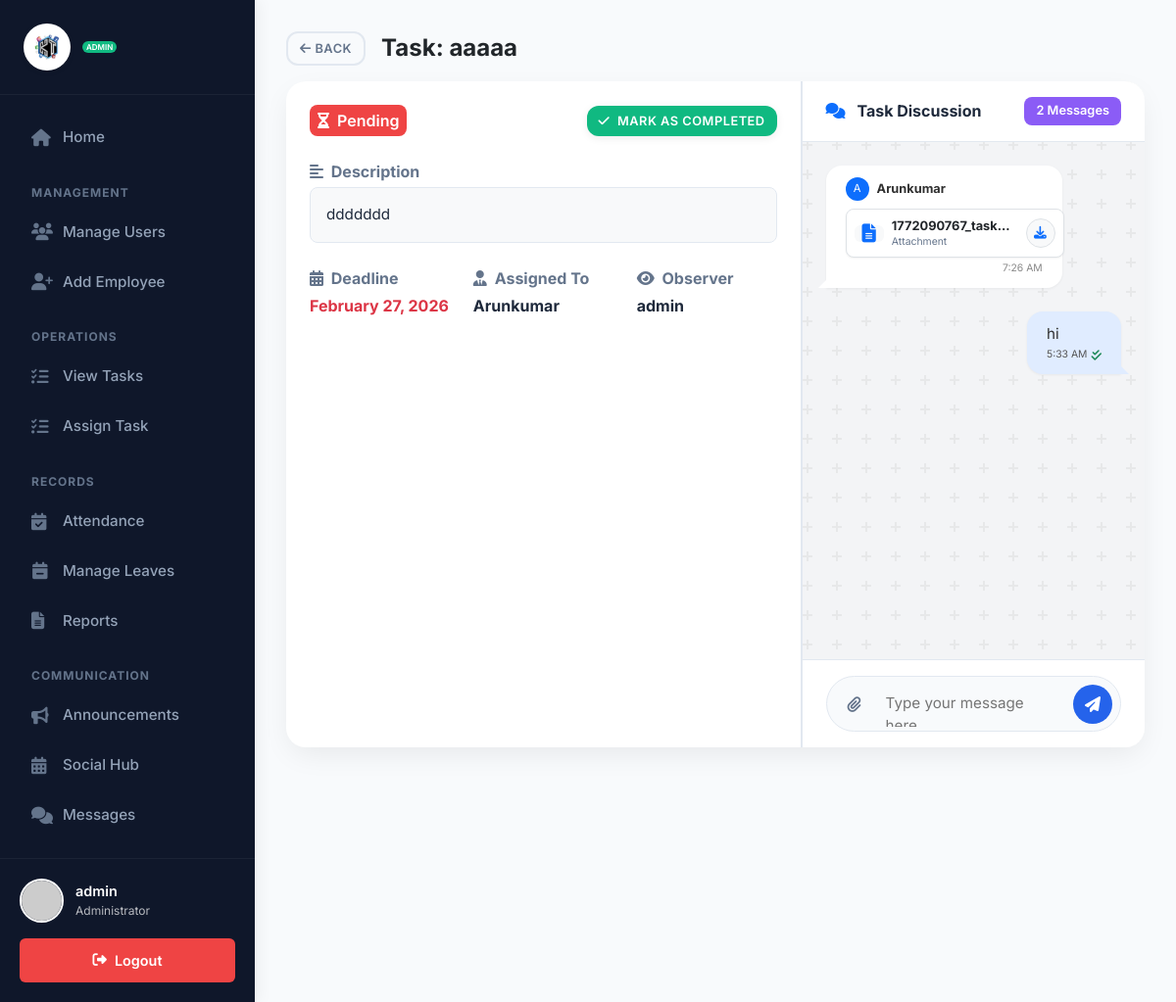
The page /admin/view_task.php?id=1 (signed in) on the database its author committed.
### tables this page shows
CREATE TABLE `tasks` (
  `id` int(11) NOT NULL,
  `title` varchar(150) NOT NULL,
  `description` text DEFAULT NULL,
  `due_date` date NOT NULL,
  `employee_id` int(11) NOT NULL,
  `attachment` varchar(255) DEFAULT NULL,
  `user_attachment` varchar(255) DEFAULT NULL,
  `status` enum('pending','completed') DEFAULT 'pending',
  `created_at` timestamp NOT NULL DEFAULT current_timestamp(),
  `completed_at` timestamp NULL DEFAULT NULL,
  `observer_id` varchar(255) DEFAULT NULL,
  `is_archived` tinyint(1) DEFAULT 0
);

CREATE TABLE `users` (
  `id` int(11) NOT NULL,
  `name` varchar(100) NOT NULL,
  `email` varchar(100) NOT NULL,
  `phone` varchar(20) DEFAULT NULL,
  `designation` varchar(100) DEFAULT NULL,
  `role` varchar(100) NOT NULL,
  `profile_image` varchar(255) DEFAULT NULL,
  `address` text DEFAULT NULL,
  `password` varchar(255) NOT NULL,
  `created_at` timestamp NOT NULL DEFAULT current_timestamp(),
  `date_of_birth` date DEFAULT NULL,
  `joining_date` date DEFAULT NULL
);

CREATE TABLE `task_comments` (
  `id` int(11) NOT NULL,
  `task_id` int(11) NOT NULL,
  `user_id` int(11) NOT NULL,
  `message` text DEFAULT NULL,
  `attachment` varchar(255) DEFAULT NULL,
  `is_read` tinyint(1) DEFAULT 0,
  `created_at` timestamp NOT NULL DEFAULT current_timestamp()
);

### admin/view_task.php (the view, shortened to what this page needs)
<?php
require_once '../config/db.php';
$task_id = isset($_GET['id']) ? intval($_GET['id']) : 0;
$stmt = $conn->prepare("SELECT t.*, u.name as assigned_to_name, (SELECT GROUP_CONCAT(name SEPARATOR ', ') FROM users WHERE FIND_IN_SET(id, t.observer_id) > 0) as observer_name FROM tasks t JOIN users u ON u.id = t.employee_id WHERE t.id = ?");
$stmt->bind_param('i', $task_id);
$stmt->execute();
$task = $stmt->get_result()->fetch_assoc();
try {
    $conn->query("UPDATE task_comments SET is_read = 1 WHERE task_id = $task_id AND user_id != {$_SESSION['user_id']}");
} catch (Exception $e) {}
include '../includes/header.php';
?>
<div class="page-container">
    <?php include '../includes/sidebar_admin.php'; ?>
    <div class="main-content">
        <div class="container-fluid p-0">
            <div class="mb-3 d-flex align-items-center">
                <a href="tasks.php" class="btn btn-sm btn-outline-secondary me-3"><i class="fas fa-arrow-left"></i> Back</a>
                <h4 class="mb-0 text-dark fw-bold">Task: <?php echo htmlspecialchars($task['title']); ?></h4>
            </div>
            <div class="task-detail-container">
                <div class="task-info-pane">
                    <div class="d-flex justify-content-between align-items-center mb-4">
                        <span class="badge <?php echo $task['status'] === 'completed' ? 'bg-success' : 'bg-danger'; ?> fs-6 p-2">
                            <i class="fas <?php echo $task['status'] === 'completed' ? 'fa-check-circle' : 'fa-hourglass-half'; ?> me-1"></i>
                            <?php echo ucfirst($task['status']); ?>
                        </span>
                        <?php if ($task['status'] !== 'completed'): ?>
                            <form method="POST" class="m-0">
                                <button type="submit" name="mark_complete" class="btn btn-success btn-sm shadow-sm">
                                    <i class="fas fa-check me-1"></i> Mark as Completed
                                </button>
                            </form>
                        <?php endif; ?>
                    </div>
                    <div class="mb-4">
                        <p class="text-muted fw-bold mb-1"><i class="fas fa-align-left me-1"></i> Description</p>
                        <div class="bg-light p-3 rounded-3" style="font-size: 0.95rem; border: 1px solid var(--border-color);">
                            <?php echo nl2br(htmlspecialchars($task['description']) ?: 'No description provided.'); ?>
                        </div>
                    </div>
                    <div class="row mb-4">
                        <div class="col-md-4">
                            <p class="text-muted fw-bold mb-1"><i class="fas fa-calendar-alt me-1"></i> Deadline</p>
                            <p class="<?php echo (strtotime($task['due_date']) < time() && $task['status'] == 'pending') ? 'text-danger fw-bold' : ''; ?>">
                                <?php echo date('F d, Y', strtotime($task['due_date'])); ?>
                            </p>
                        </div>
                        <div class="col-md-4">
                            <p class="text-muted fw-bold mb-1"><i class="fas fa-user-tie me-1"></i> Assigned To</p>
                            <p>
                                <strong><?php echo htmlspecialchars($task['assigned_to_name']); ?></strong>
                            </p>
                        </div>
                        <div class="col-md-4">
                            <p class="text-muted fw-bold mb-1"><i class="fas fa-eye me-1"></i> Observer</p>
                            <p>
                                <?php if($task['observer_name']): ?>
                                    <strong><?php echo htmlspecialchars($task['observer_name']); ?></strong>
                                <?php else: ?>
                                    <span class="text-muted">None</span>
                                <?php endif; ?>
                            </p>
                        </div>
                    </div>
                </div>
                <div class="task-chat-pane">
                    <div class="task-chat-header">
                        <h6 class="mb-0 fw-bold"><i class="fas fa-comments text-primary me-2"></i> Task Discussion</h6>
                        <span class="badge bg-secondary">
                        <?php
                            $msg_count = $conn->query("SELECT count(*) as c FROM task_comments WHERE task_id = $task_id")->fetch_assoc()['c'];
                            echo $msg_count . " Messages";
                        ?>
                        </span>
                    </div>
                    <div class="task-chat-messages" id="chatbox">
                        <?php
                        $comments = $conn->query("SELECT c.*, u.name, u.role FROM task_comments c JOIN users u ON c.user_id = u.id WHERE c.task_id = $task_id ORDER BY c.created_at ASC");
                        if ($comments->num_rows > 0) {
                            while ($c = $comments->fetch_assoc()) {
                                $is_me = ($c['user_id'] == $_SESSION['user_id']);
                                ?>
                                <div class="d-flex flex-column <?php echo $is_me ? 'align-items-end' : 'align-items-start'; ?> mb-3">
                                    <div class="message-bubble <?php echo $is_me ? 'me' : 'them'; ?>">
                                        <?php if(!$is_me): ?>
                                            <div class="d-flex align-items-center mb-2">
                                                <div class="bg-primary text-white rounded-circle d-flex align-items-center justify-content-center me-2" style="width: 24px; height: 24px; font-size: 0.7rem;">
                                                    <?php echo strtoupper(substr($c['name'], 0, 1)); ?>
                                                </div>
                                                <span class="fw-bold" style="font-size:0.8rem;">
                                                    <?php echo htmlspecialchars($c['name']); ?>
                                                </span>
                                            </div>
                                        <?php endif; ?>
                                        <?php if(!empty($c['message'])): ?>
                                            <div class="text-break"><?php echo nl2br(htmlspecialchars($c['message'])); ?></div>
                                        <?php endif; ?>
                                        <?php if($c['attachment']): ?>
                                            <div class="mt-2 text-start">
                                                <div class="d-inline-flex align-items-center p-2 rounded-3 border bg-white" style="box-shadow: 0 1px 2px rgba(0,0,0,0.05);">
                                                    <div class="bg-light rounded p-2 me-2 d-flex align-items-center justify-content-center">
                                                    </div>
                                                    <div class="me-3 text-start">
                                                        <div class="fw-bold text-truncate text-dark" style="max-width: 130px; font-size: 0.8rem;" title="<?php echo htmlspecialchars($c['attachment']); ?>">
                                                            <?php
                                                                $filename = htmlspecialchars(basename($c['attachment']));
                                                                echo strlen($filename) > 18 ? substr($filename, 0, 15).'...' : $filename;
                                                            ?>
                                                        </div>
                                                        <div class="text-muted" style="font-size: 0.65rem;">Attachment</div>
                                                    </div>
                                                    <a href="../assets/uploads/<?php echo htmlspecialchars($c['attachment']); ?>" download target="_blank" class="btn btn-sm btn-light border d-flex align-items-center justify-content-center" style="width: 30px; height: 30px; border-radius: 50%;" title="Download">
                                                        <i class="fas fa-download text-primary"></i>
                                                    </a>
                                                </div>
                                            </div>
                                        <?php endif; ?>
                                        <div class="text-end mt-1 d-flex align-items-center justify-content-end" style="font-size:0.65rem; color: <?php echo $is_me ? '#555' : '#888'; ?>">
                                            <?php echo date('g:i A', strtotime($c['created_at'])); ?>
                                            <?php if($is_me): ?>
                                                <i class="fas fa-check-double ms-1 <?php echo $c['is_read'] ? 'text-success' : 'text-secondary'; ?>" style="font-size: 0.75rem;"></i>
                                            <?php endif; ?>
                                        </div>
                                    </div>
                                </div>
                                <?php
                            }
                        } else {
                            echo '<div class="text-center text-muted my-5"><i class="fas fa-comment-dots fa-3x mb-3 text-light"></i><br>No comments yet. Start the discussion!</div>';
                        }
                        ?>
                    </div>
                    <div class="task-chat-input">
                        <form method="POST" enctype="multipart/form-data" class="mb-0">
                            <div class="chat-input-wrapper">
                                <label for="chat_file" class="chat-action-btn btn-attach mb-0" style="cursor: pointer;" title="Attach File">
                                    <i class="fas fa-paperclip"></i>
                                </label>
                                <textarea name="message" class="chat-textarea" rows="1" placeholder="Type your message here..." oninput="this.style.height = '';this.style.height = this.scrollHeight + 'px'"></textarea>
                                <button type="submit" name="post_comment" class="chat-action-btn btn-send ms-2">
                                    <i class="fas fa-paper-plane"></i>
                                </button>
                            </div>
                        </form>
                    </div>
                </div>
            </div>
        </div>
    </div>
</div>
<?php include '../includes/footer.php'; ?>

### assets/css/style.css (style rules this page uses)
* { margin: 0; padding: 0; box-sizing: border-box; }
:root { --primary-color: #2563EB; --secondary-color: #8B5CF6; --success-color: #10B981; --danger-color: #EF4444; --warning-color: #F59E0B; --info-color: #14B8A6; --light-color: #F8FAFC; --dark-color: #0F172A; --text-color: #1E293B; --muted-text-color: #64748B; --border-color: #E2E8F0; }
body { background-color: var(--light-color); font-family: 'Inter', -apple-system, BlinkMacSystemFont, "Segoe UI", Roboto, Helvetica, Arial, sans-serif; color: var(--text-color); overflow-x: hidden; }
.btn { border: none; border-radius: 0.75rem; font-weight: 600; padding: 0.5rem 1rem; transition: transform 0.2s ease, background-color 0.2s ease, box-shadow 0.2s ease; text-transform: uppercase; font-size: 0.85rem; letter-spacing: 0.5px; }
.btn-outline-secondary { border: 2px solid var(--border-color); color: var(--muted-text-color); }
.btn-success { background-color: var(--success-color); color: #ffffff; border: none; }
.btn-sm { padding: 0.375rem 0.75rem; font-size: 0.8rem; }
.badge { padding: 0.5rem 0.75rem; font-size: 0.8rem; font-weight: 600; border-radius: 0.5rem; }
.badge.bg-danger { background-color: var(--danger-color) !important; color: #ffffff !important; }
.badge.bg-secondary { background-color: var(--secondary-color) !important; color: #ffffff !important; }
.text-muted { color: var(--muted-text-color) !important; }
.shadow-sm { box-shadow: 0 2px 8px rgba(0, 0, 0, 0.08) !important; }
.main-content { flex: 1; padding: 2rem; }
.page-container { display: flex; min-height: 100vh; }
.min-vh-100 { min-height: 100vh; }
.d-flex { display: flex; }
.flex-column { flex-direction: column; }
.justify-content-between { justify-content: space-between; }
.align-items-center { align-items: center; }
.task-detail-container { height: calc(100vh - 120px); overflow: hidden; background: #fff; border-radius: 1.25rem; box-shadow: 0 10px 30px -5px rgba(0, 0, 0, 0.08); display: flex; border: none; }
.task-info-pane { width: 60%; border-right: 1px solid var(--border-color); overflow-y: auto; padding: 1.5rem; }
.task-chat-pane { width: 40%; display: flex; flex-direction: column; background-color: #f3f4f6; border-left: 1px solid var(--border-color); }
.task-chat-header { padding: 1rem 1.5rem; background: #fff; border-bottom: 1px solid var(--border-color); display: flex; align-items: center; justify-content: space-between; }
.task-chat-messages { flex: 1; overflow-y: auto; padding: 1.5rem; scrollbar-width: thin; scrollbar-color: #cbd5e1 transparent; }
.task-chat-input { padding: 1rem 1.5rem; background: #fff; border-top: 1px solid var(--border-color); }
.chat-input-wrapper { display: flex; align-items: center; background: #f8fafc; border: 1px solid #e2e8f0; border-radius: 2rem; padding: 0.25rem 0.5rem; transition: all 0.3s ease; }
.chat-textarea { flex: 1; border: none; background: transparent; resize: none; padding: 0.75rem; max-height: 100px; outline: none; font-size: 0.95rem; }
.chat-action-btn { width: 40px; height: 40px; border-radius: 50%; display: flex; align-items: center; justify-content: center; border: none; transition: all 0.2s; }
.btn-attach { background: transparent; color: #64748b; }
.btn-send { background: var(--primary-color); color: white; }
.message-bubble { max-width: 80%; padding: 0.75rem 1.25rem; border-radius: 1rem; margin-bottom: 0.5rem; font-size: 0.95rem; line-height: 1.4; position: relative; box-shadow: 0 1px 3px rgba(0, 0, 0, 0.05); }
.message-bubble.me { background-color: #e0ecff; color: #303030; border: none; align-self: flex-end; margin-left: auto; border-bottom-right-radius: 0; }
.message-bubble.me::after { content: ''; position: absolute; bottom: 0; right: -8px; width: 0; height: 0; border: 8px solid transparent; border-top-color: transparent; border-bottom-color: #e0ecff; border-left-color: #e0ecff; border-right-color: transparent; }
.message-bubble.them { background-color: #ffffff; color: #303030; border: none; align-self: flex-start; margin-right: auto; border-bottom-left-radius: 0; }
.message-bubble.them::after { content: ''; position: absolute; bottom: 0; left: -8px; width: 0; height: 0; border: 8px solid transparent; border-top-color: transparent; border-bottom-color: #ffffff; border-right-color: #ffffff; border-left-color: transparent; }

### rows shown on the page
tasks: title "aaaaa", status "Pending", description "ddddddd", due_date "February 27, 2026", employee.name "Arunkumar"
task_comments: user.name "A", user.name "Arunkumar", attachment "1772090767_task", created_at "7:26 AM"
task_comments: message "hi", created_at "5:33 AM", is_read 1 (drawn)

### other values the page prints
$_SESSION['user_name'] "admin"
$task['observer_name'] "admin"
$msg_count "2"
